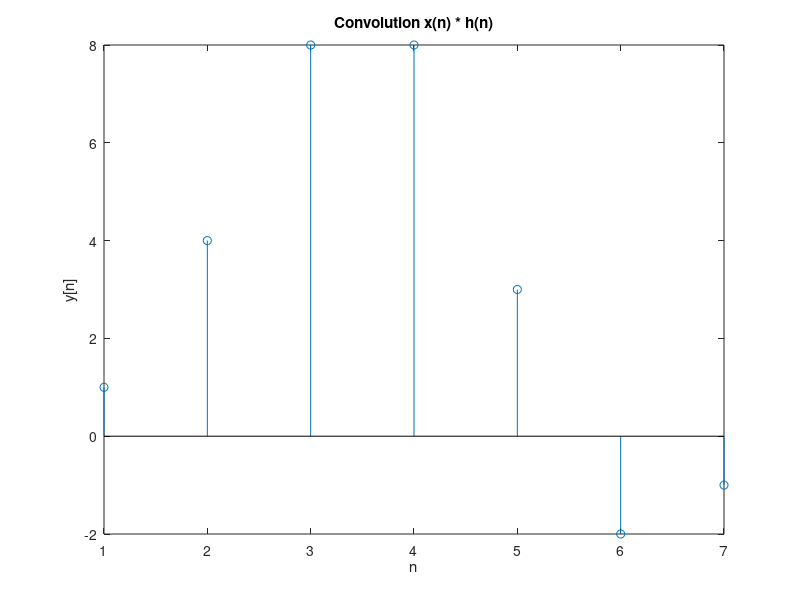

The MATLAB script that drew this image:
x = [1 2 3 1];
h = [1 2 1 -1];
y = conv(x, h);
disp('Output of convolution:');
disp(y);
figure;
stem(y);
title('Convolution x(n) * h(n)');
xlabel('n'); ylabel('y[n]');